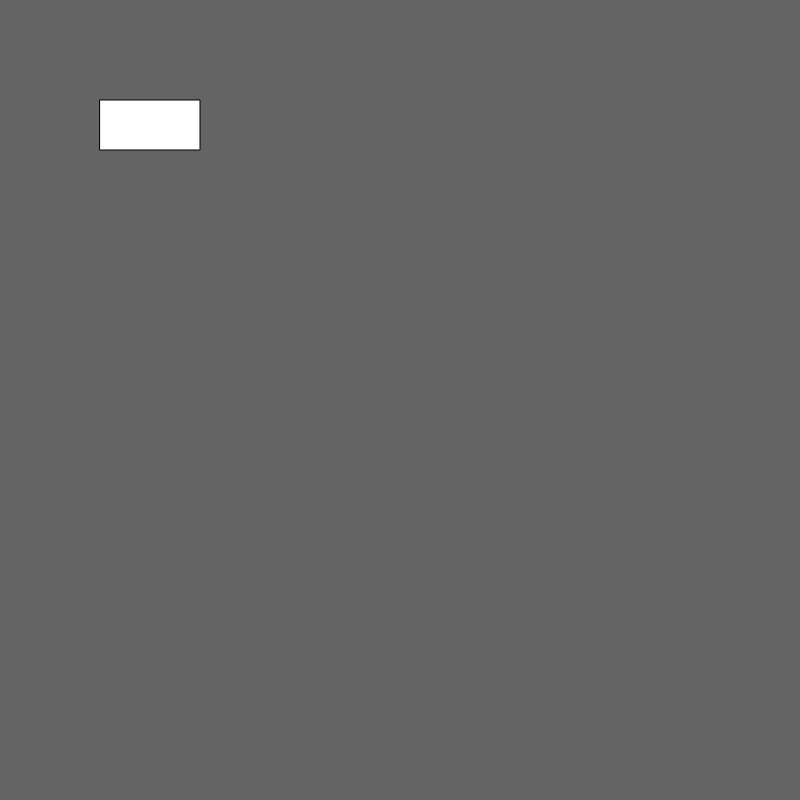
Frame 1 (no input)
Frame 60 (no input): identical to frame 1, image omitted
Frame 120 (the mouse pressed at the canvas centre since frame 60): identical to frame 1, image omitted

The p5.js sketch that drew this single still picture (run headless with seeded random() and noise() and a simulated clock; from frame 60 on, the mouse is pressed at the canvas centre):

// p5.js sketch
// ── sketch.js

function setup() {
  createCanvas(800, 800) ;
}

function draw() {
background(100) ;
rect(100, 100, 100, 50) ;

}
